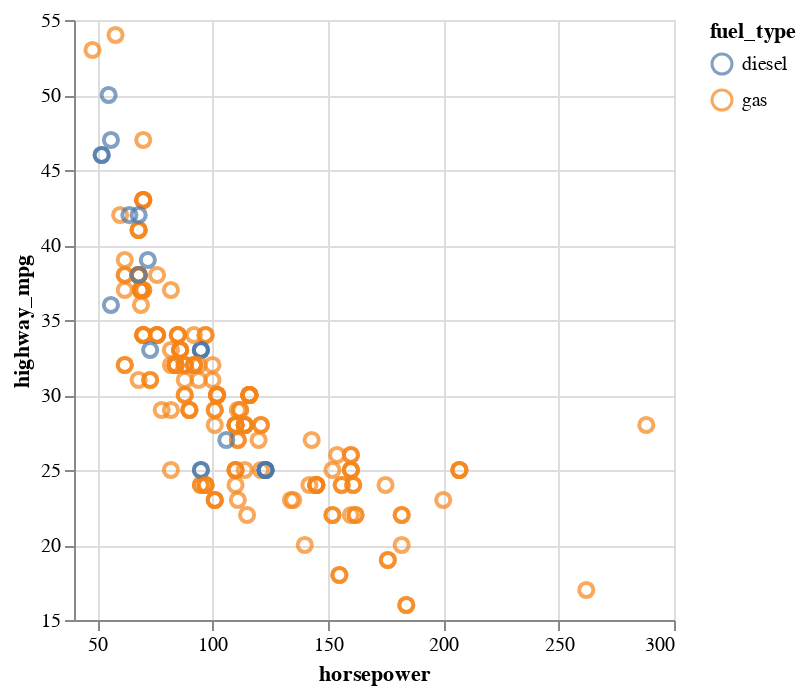

The cell this chart's notebook holds for it:
### Code cell
# Click and drag over the graph
alt.Chart(df).mark_point(size=50).encode(
    x = alt.X('horsepower:Q',  scale=alt.Scale(zero=False)),
    y = alt.Y('highway_mpg:Q', scale=alt.Scale(zero=False)),
    color = alt.condition(interval_x, 'fuel_type:N', alt.value('lightgrey'))    
).add_params(interval_x)

### Figure 1 — Vega-Lite specification as saved in the notebook (floating-point values rounded to 4 significant figures; data arrays with more than 128 entries replaced by an {"elided": "..."} marker saying what was removed)
{"config": {"view": {"continuousWidth": 300, "continuousHeight": 300}}, "data": {"name": "data-387f081f80cceeb89d7db8f93752da3d"}, "mark": {"type": "point", "size": 50}, "encoding": {"color": {"condition": {"param": "param_2", "field": "fuel_type", "type": "nominal"}, "value": "lightgrey"}, "x": {"field": "horsepower", "scale": {"zero": false}, "type": "quantitative"}, "y": {"field": "highway_mpg", "scale": {"zero": false}, "type": "quantitative"}}, "params": [{"name": "param_2", "select": {"type": "interval", "encodings": ["x"]}}], "$schema": "https://vega.github.io/schema/vega-lite/v5.16.3.json", "datasets": {"data-387f081f80cceeb89d7db8f93752da3d": {"elided": "205 records"}}}
